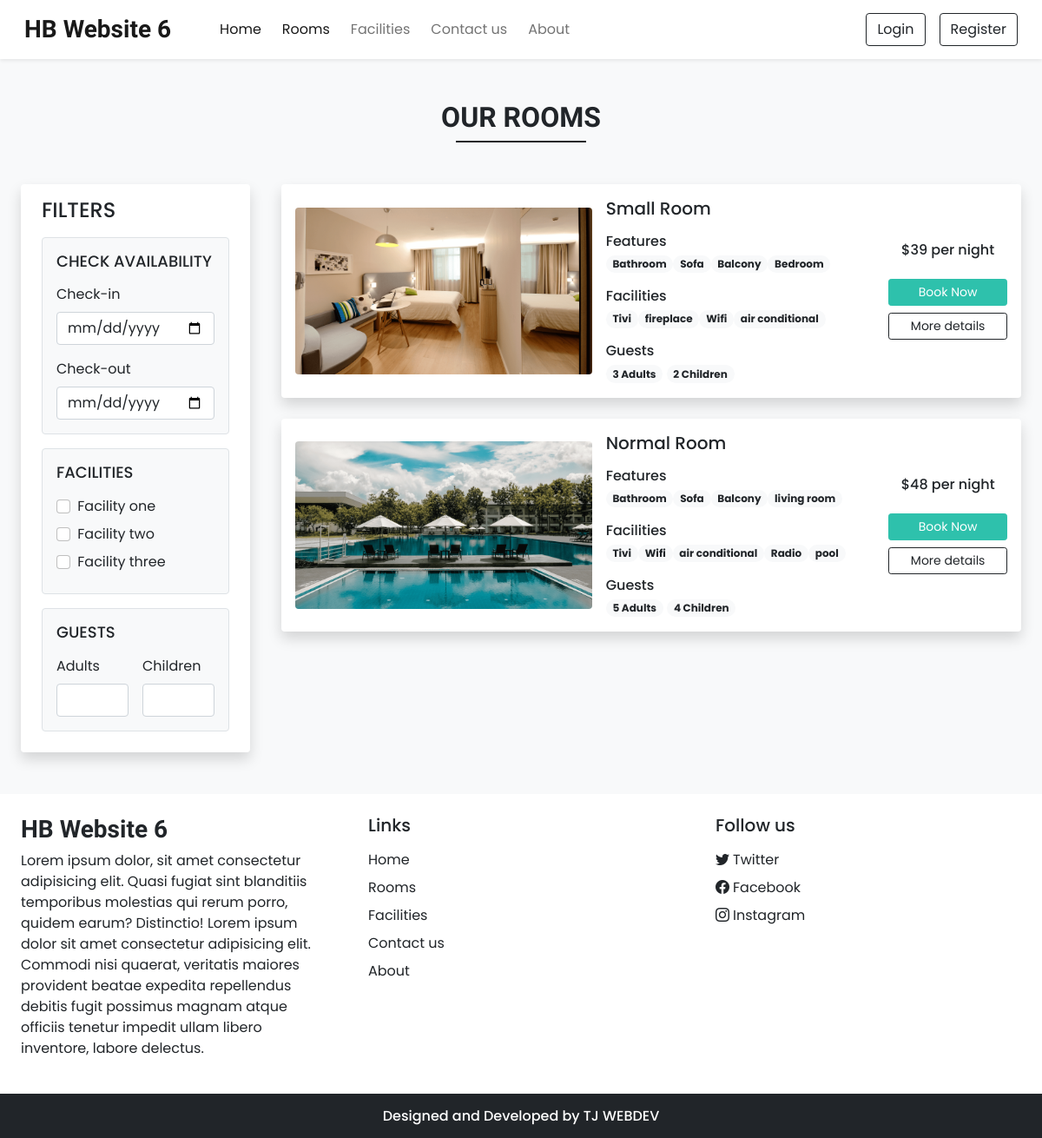
The page /rooms.php on the database its author committed.
### tables this page shows
CREATE TABLE `settings` (
  `sr_no` int(11) NOT NULL,
  `site_title` varchar(50) NOT NULL,
  `site_about` varchar(250) NOT NULL,
  `shutdown` tinyint(1) NOT NULL
);

CREATE TABLE `rooms` (
  `id` int(11) NOT NULL,
  `name` varchar(150) NOT NULL,
  `area` int(11) NOT NULL,
  `price` int(11) NOT NULL,
  `quantity` int(11) NOT NULL,
  `adult` int(11) NOT NULL,
  `children` int(11) NOT NULL,
  `description` varchar(350) NOT NULL,
  `status` tinyint(4) NOT NULL DEFAULT 1,
  `removed` int(11) NOT NULL DEFAULT 0
);

CREATE TABLE `room_images` (
  `sr_no` int(11) NOT NULL,
  `room_id` int(11) NOT NULL,
  `image` varchar(250) NOT NULL,
  `thumb` tinyint(4) NOT NULL DEFAULT 0
);

CREATE TABLE `features` (
  `id` int(11) NOT NULL,
  `name` varchar(150) NOT NULL
);

CREATE TABLE `facilities` (
  `id` int(11) NOT NULL,
  `name` varchar(250) NOT NULL,
  `icon` varchar(250) NOT NULL,
  `description` varchar(250) NOT NULL
);

### admin/inc/db_config.php (called while the page is built, shortened)
<?php
    function select($sql,$values,$datatypes)
    {
        $con = $GLOBALS['con'];
        if($stmt = mysqli_prepare($con,$sql)) {
            mysqli_stmt_bind_param($stmt,$datatypes,...$values);
            if(mysqli_stmt_execute($stmt)){
                $res = mysqli_stmt_get_result($stmt);
                return $res;
            }
            else {
                mysqli_stmt_close($stmt);
                die("Query cannot be executed - Select");
            }
        }
        else {
            die("Query cannot be prepared - Select");
        }
    }
?>

### rooms.php (the view, shortened to what this page needs)
<!DOCTYPE html>
<html lang="en">
<head>
    <link rel="stylesheet" href="https://cdn.jsdelivr.net/npm/swiper@8/swiper-bundle.min.css"/>
    <?php require('inc/links.php'); ?>
</head>
    <body class="bg-light">
    <?php require('inc/header.php'); ?>
    <div class="my-5 px-4">
        <h2 class="fw-bold h-font text-center">OUR ROOMS</h2>
        <div class="h-line bg-dark"></div>
    </div>
    <div class="container-fluid">
        <div class="row">
            <div class="col-lg-3 col-md-12 mb-lg-0 mb-4 ps-4">
                <nav class="navbar navbar-expand-lg navbar-light bg-white rounded shadow">
                    <div class="container-fluid flex-lg-column align-items-stretch">
                        <h4 class="mt-2">FILTERS</h4>
                        <div class="collapse navbar-collapse flex-column align-items-stretch mt-2" id="filterDropdown">
                             <div class="border bg-light p-3 rounded mb-3">
                                <h5 class="mb-3" style="font-size: 18px;">CHECK AVAILABILITY</h5>
                                <label class="form-label">Check-in</label>
                                <input type="date" class="form-control shadow-none mb-3">
                                <label class="form-label">Check-out</label>
                                <input type="date" class="form-control shadow-none">
                             </div>
                             <div class="border bg-light p-3 rounded mb-3">
                                <h5 class="mb-3" style="font-size: 18px;">FACILITIES</h5>
                                <div class="mb-2">
                                    <input type="checkbox" id="f1" class="form-check-input shadow-none me-1">
                                    <label class="form-check-label" for="f1">Facility one</label>
                                </div>
                                <div class="mb-2">
                                    <input type="checkbox" id="f2" class="form-check-input shadow-none me-1">
                                    <label class="form-check-label" for="f2">Facility two</label>
                                </div>
                                <div class="mb-2">
                                    <input type="checkbox" id="f3" class="form-check-input shadow-none me-1">
                                    <label class="form-check-label" for="f3">Facility three</label>
                                </div>
                             </div>
                             <div class="border bg-light p-3 rounded mb-3">
                                <h5 class="mb-3" style="font-size: 18px;">GUESTS</h5>
                                <div class="d-flex">
                                    <div class="me-3">
                                        <label class="form-label">Adults</label>
                                        <input type="number" class="form-control shadow-none">
                                    </div>
                                    <div>
                                        <label class="form-label">Children</label>
                                        <input type="number" class="form-control shadow-none">
                                    </div>
                                </div>
                             </div>
                        </div>
                    </div>
                </nav>
            </div>
            <div class="col-lg-9 col-md-12 px-4">
                <?php
                    $room_res = select("SELECT * FROM `rooms` WHERE `status`=? AND `removed`=?",[1,0],'ii');
                    while($room_data = mysqli_fetch_assoc($room_res))
                    {
                        $fea_q = mysqli_query($con,"SELECT f.name from `features` f
                        INNER JOIN `room_features` rfea ON f.id = rfea.features_id
                        WHERE rfea.room_id = '$room_data[id]'");
                        $features_data = "";
                        while($fea_row = mysqli_fetch_assoc($fea_q)) {
                            $features_data .="<span class='badge rounded-pill bg-light text-dark text-wrap'>
                                $fea_row[name]
                            </span>";
                        }
                    $fac_q = mysqli_query($con,"SELECT f.name FROM `facilities` f
                    INNER JOIN `room_facilities` rfac ON f.id = rfac.facilities_id
                    WHERE rfac.room_id = '$room_data[id]'");
                    $facilities_data = "";
                    while($fac_row = mysqli_fetch_assoc($fac_q)) {
                        $facilities_data .="<span class='badge rounded-pill bg-light text-dark text-wrap'>
                            $fac_row[name]
                        </span>";
                    }
                        $room_thumb = ROOMS_IMG_PATH."thumbnail.jpg";
                        $thumb_q = mysqli_query($con, "SELECT * FROM `room_images`
                        WHERE `room_id`='$room_data[id]'
                        AND `thumb`='1'");
                        if(mysqli_num_rows($thumb_q)>0){
                            $thumb_res = mysqli_fetch_assoc($thumb_q);
                            $room_thumb = ROOMS_IMG_PATH.$thumb_res['image'];
                        }
                        $book_btn = "";
                        if(!$settings_r['shutdown']) {
                            $login=0;
                            $book_btn = " <button onclick='checkLoginToBook($login,$room_data[id])' class='btn btn-sm w-100 text-white custom-bg shadow-none mb-2'>Book Now</button>";
                        }
                        echo <<<data
                        <div class="card mb-4 border-0 shadow">
                            <div class="row g-0 p-3 align-items-center">
                                    <div class="col-md-5 mb-lg-0 mb-md-0 mb-3">
                                        <img src="$room_thumb" class="img-fluid rounded">
                                    </div>
                                    <div class="col-md-5 px-lg-3 px-md-3 px-0">
                                        <h5 class="mb-3">$room_data[name]</h5>
                                        <div class="features mb-3">
                                            <h6 class="mb-1">Features</h6>
                                            $features_data
                                        </div>
                                        <div class="facilities mb-3">
                                            <h6 class="mb-1">Facilities</h6>
                                            $facilities_data
                                        </div>
                                        <div class="guests">
                                            <h6 class="mb-1">Guests</h6>
                                            <span class="badge rounded-pill bg-light text-dark text-wrap">
                                                $room_data[adult] Adults
                                            </span>
                                            <span class="badge rounded-pill bg-light text-dark text-wrap">
                                                $room_data[children] Children
                                            </span>
                                        </div>
                                    </div>
                                    <div class="col-md-2 mt-lg-0 mt-md-0 mt-4 text-center">
                                        <h6 class="mb-4">$$room_data[price] per night</h6>
                                        $book_btn
                                        <a href="room_details.php?id=$room_data[id]" class="btn btn-sm w-100 btn-outline-dark shadow-none">More details</a>
                                    </div>
                            </div>
                        </div>
                        data;
                    }
                ?>
            </div>
        </div>
    </div>
    <?php require('inc/footer.php') ?>
</body>
</html>

### inc/links.php (shortened to what this page needs)
    <link href="https://cdn.jsdelivr.net/npm/bootstrap@5.0.2/dist/css/bootstrap.min.css" rel="stylesheet">
    <link rel="stylesheet" href="https://cdn.jsdelivr.net/npm/bootstrap-icons@1.10.2/font/bootstrap-icons.css">
    <link rel="stylesheet" href="css/common.css">
<?php
    require('admin/inc/db_config.php');
    $contact_q = "SELECT * FROM `contact_details` WHERE `sr_no`=?";
    $settings_q = "SELECT * FROM `settings` WHERE `sr_no`=?";
    $values=[1];
    $contact_r = mysqli_fetch_assoc(select($contact_q,$values,'i'));
    $settings_r = mysqli_fetch_assoc(select($settings_q,$values,'i'));
?>

### inc/header.php (shortened to what this page needs)
<nav id="nav-bar" class="navbar navbar-expand-lg navbar-light bg-white px-lg-3 py-lg-2 shadow-sm sticky-top">
    <div class="container-fluid">
        <a class="navbar-brand me-5 fw-bold fs-3 h-font" href="index.php"><?php echo $settings_r['site_title'] ?></a>
        <div class="collapse navbar-collapse" id="navbarSupportedContent">
            <ul class="navbar-nav me-auto mb-2 mb-lg-0">
                <li class="nav-item">
                    <a class="nav-link active me-2" href="index.php">Home</a>
                </li>
                <li class="nav-item">
                    <a class="nav-link me-2" href="rooms.php">Rooms</a>
                </li>
                <li class="nav-item">
                    <a class="nav-link me-2" href="facilities.php">Facilities</a>
                </li>
                <li class="nav-item">
                    <a class="nav-link me-2" href="contact.php">Contact us</a>
                </li>
                <li class="nav-item">
                    <a class="nav-link me-2" href="about.php">About</a>
                </li>
            </ul>
            <div class="d-flex">
                <?php
                    if(isset($_SESSION['login']) && $_SESSION['login']==true) {
                        $path = USERS_IMG_PATH;
                        echo<<<data
                        <div class="btn-group">
                            <button type="button" class="btn btn-outline-dark shadow-none dropdown-toggle" data-bs-toggle="dropdown" data-bs-display="static" aria-expanded="false">
                                <img src="$path$_SESSION[uPic]" style="width: 25px; height: 25px;" class="me-1">
                                $_SESSION[uName]
                            </button>
                            <ul class="dropdown-menu dropdown-menu-lg-end">
                            <li><a class="dropdown-item" href="profile.php">Profile</a></li>
                            <li><a class="dropdown-item" href="bookings.php">Bookings</a></li>
                            <li><a class="dropdown-item" href="logout.php">Logout</a></li>
                            </ul>
                        </div>
                        data;
                    }
                    else {
                        echo<<<data
                        <button type="button" class="btn btn-outline-dark shadow-none me-lg-3 me-2" data-bs-toggle="modal" data-bs-target="#loginModal">
                            Login
                        </button>
                        <button type="button" class="btn btn-outline-dark shadow-none" data-bs-toggle="modal" data-bs-target="#registerModal">
                            Register
                        </button>
                        data;
                    }
                ?>
            </div>
        </div>
    </div>
</nav>

### inc/footer.php (shortened to what this page needs)
<div class="container-fluid bg-white mt-5">
        <div class="row">
            <div class="col-lg-4 p-4">
                <h3 class="h-font fw-bold fs-3 mb-2"><?php echo $settings_r['site_title'] ?></h3>
                <p>
                    <?php echo $settings_r['site_about'] ?>
                    Lorem ipsum dolor sit amet consectetur adipisicing elit. Commodi nisi quaerat,
                    veritatis maiores provident beatae expedita
                     repellendus debitis fugit possimus magnam atque officiis tenetur impedit ullam libero inventore, labore delectus.
                </p>
            </div>
            <div class="col-lg-4 p-4">
                <h5 class="mb-3">Links</h5>
                <a href="index.php" class="d-inline-block mb-2 text-dark text-decoration-none">Home</a> <br>
                <a href="rooms.php" class="d-inline-block mb-2 text-dark text-decoration-none">Rooms</a> <br>
                <a href="facilities.php" class="d-inline-block mb-2 text-dark text-decoration-none">Facilities</a> <br>
                <a href="contact.php" class="d-inline-block mb-2 text-dark text-decoration-none">Contact us</a> <br>
                <a href="about.php" class="d-inline-block mb-2 text-dark text-decoration-none">About</a> <br>
            </div>
            <div class="col-lg-4 p-4">
                <h5 class="mb-3">Follow us</h5>
                <?php
                    if($contact_r['tw']!='') {
                        echo <<<data
                            <a href="$contact_r[tw]" class="d-inline-block text-dark text-decoration-none mb-2">
                                <i class="bi bi-twitter me-1"></i>Twitter
                            </a><br>
                        data;
                    }
                ?>
                <a href="<?php echo $contact_r['fb'] ?>" class="d-inline-block text-dark text-decoration-none mb-2">
                    <i class="bi bi-facebook me-1"></i>Facebook
                </a><br>
                <a href="<?php echo $contact_r['insta'] ?>" class="d-inline-block text-dark text-decoration-none">
                    <i class="bi bi-instagram me-1"></i>Instagram
                </a><br>
            </div>
        </div>
    </div>
    <h6 class="text-center bg-dark text-white p-3 m-0">Designed and Developed by TJ WEBDEV</h6>

### css/common.css (style rules this page uses)
:root { --teal: #2ec1ac; --teal_hover: #279e8c; }
* { font-family: 'Poppins', sans-serif; }
.h-font { font-family: 'Merienda', cursive; }
input[type=number] { -moz-appearance: textfield; }
.custom-bg { background-color: var(--teal); border:1px solid var(--teal); }
.h-line { width: 150px; margin: 0 auto; height: 1.7px; }

### rows shown on the page
settings: site_title "HB Website 6", site_about "Lorem ipsum dolor, sit amet consectetur adipisicing elit. Quasi fugiat sint blanditiis temporibus molestias qui rerum porro, quidem earum? Distinctio!"
rooms: room_images.image (picture), name "Small Room", adult "3", children "2", price "39"
features: name "Bathroom"
features: name "Sofa"
features: name "Balcony"
features: name "Bedroom"
facilities: name "Tivi"
facilities: name "fireplace"
facilities: name "Wifi"
facilities: name "air conditional"
rooms: room_images.image (picture), name "Normal Room", adult "5", children "4", price "48"
features: name "living room"
facilities: name "Radio"
facilities: name "pool"
